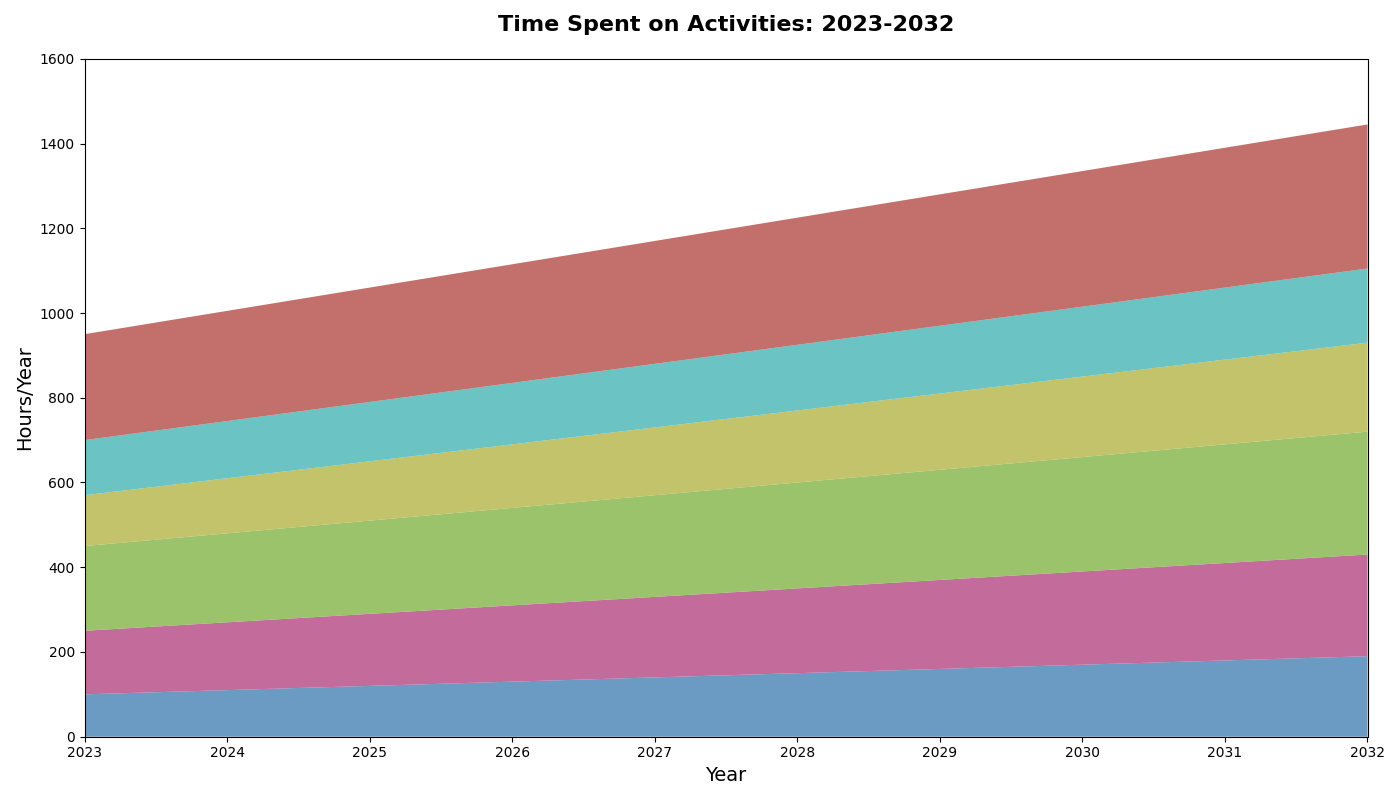

Generate this figure with Python:
import matplotlib.pyplot as plt
import numpy as np

years = np.arange(2023, 2033)
reading = np.array([100, 110, 120, 130, 140, 150, 160, 170, 180, 190])
exercise = np.array([150, 160, 170, 180, 190, 200, 210, 220, 230, 240])
learning = np.array([200, 210, 220, 230, 240, 250, 260, 270, 280, 290])
relax = np.array([120, 130, 140, 150, 160, 170, 180, 190, 200, 210])
social = np.array([130, 135, 140, 145, 150, 155, 160, 165, 170, 175])
work = np.array([250, 260, 270, 280, 290, 300, 310, 320, 330, 340])

activities = np.array([reading, exercise, learning, relax, social, work])

fig, ax = plt.subplots(figsize=(14, 8))
colors = ['#4682B4', '#B44682', '#82B446', '#B4B446', '#46B4B4', '#B44B46']

ax.stackplot(years, activities, colors=colors, alpha=0.8)

ax.set_title('Time Spent on Activities: 2023-2032', fontsize=16, fontweight='bold', pad=20)
ax.set_xlabel('Year', fontsize=14)
ax.set_ylabel('Hours/Year', fontsize=14)

ax.set_xticks(np.arange(2023, 2033, 1))
ax.set_yticks(np.arange(0, 1601, 200))
ax.set_xlim(2023, 2032)
ax.set_ylim(0, 1600)

plt.tight_layout()
plt.show()
